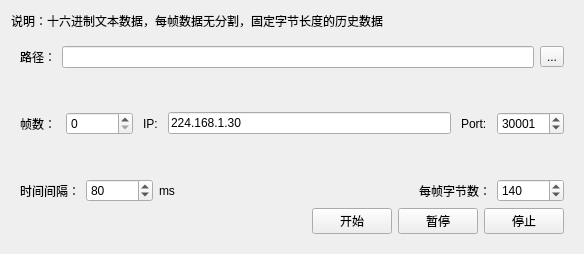
<?xml version="1.0" encoding="UTF-8"?>
<ui version="4.0">
 <class>DataSend2Widget</class>
 <widget class="QWidget" name="DataSend2Widget">
  <property name="geometry">
   <rect>
    <x>0</x>
    <y>0</y>
    <width>584</width>
    <height>254</height>
   </rect>
  </property>
  <property name="windowTitle">
   <string>Form</string>
  </property>
  <layout class="QGridLayout" name="gridLayout">
   <item row="0" column="0">
    <widget class="QLabel" name="label_8">
     <property name="maximumSize">
      <size>
       <width>16777215</width>
       <height>20</height>
      </size>
     </property>
     <property name="text">
      <string>说明：十六进制文本数据，每帧数据无分割，固定字节长度的历史数据</string>
     </property>
    </widget>
   </item>
   <item row="1" column="0">
    <widget class="QWidget" name="widget_4" native="true">
     <layout class="QGridLayout" name="gridLayout_2">
      <item row="3" column="0">
       <layout class="QHBoxLayout" name="horizontalLayout_2">
        <item>
         <widget class="QLabel" name="frameLabel_5">
          <property name="minimumSize">
           <size>
            <width>0</width>
            <height>0</height>
           </size>
          </property>
          <property name="text">
           <string>时间间隔：</string>
          </property>
         </widget>
        </item>
        <item>
         <widget class="QSpinBox" name="intervalSpinBox">
          <property name="minimum">
           <number>1</number>
          </property>
          <property name="maximum">
           <number>999999999</number>
          </property>
          <property name="value">
           <number>80</number>
          </property>
         </widget>
        </item>
        <item>
         <widget class="QLabel" name="frameLabel_6">
          <property name="minimumSize">
           <size>
            <width>0</width>
            <height>0</height>
           </size>
          </property>
          <property name="text">
           <string>ms</string>
          </property>
         </widget>
        </item>
        <item>
         <spacer name="horizontalSpacer_4">
          <property name="orientation">
           <enum>Qt::Horizontal</enum>
          </property>
          <property name="sizeHint" stdset="0">
           <size>
            <width>40</width>
            <height>20</height>
           </size>
          </property>
         </spacer>
        </item>
        <item>
         <widget class="QLabel" name="label_4">
          <property name="text">
           <string>每帧字节数：</string>
          </property>
         </widget>
        </item>
        <item>
         <widget class="QSpinBox" name="byteCountSpinBox">
          <property name="maximum">
           <number>999999999</number>
          </property>
          <property name="value">
           <number>140</number>
          </property>
         </widget>
        </item>
       </layout>
      </item>
      <item row="4" column="0">
       <layout class="QHBoxLayout" name="horizontalLayout">
        <item>
         <spacer name="horizontalSpacer">
          <property name="orientation">
           <enum>Qt::Horizontal</enum>
          </property>
          <property name="sizeHint" stdset="0">
           <size>
            <width>40</width>
            <height>20</height>
           </size>
          </property>
         </spacer>
        </item>
        <item>
         <widget class="QPushButton" name="beginPushButton">
          <property name="text">
           <string>开始</string>
          </property>
          <property name="checkable">
           <bool>true</bool>
          </property>
          <property name="autoExclusive">
           <bool>true</bool>
          </property>
          <property name="autoDefault">
           <bool>false</bool>
          </property>
          <property name="default">
           <bool>false</bool>
          </property>
         </widget>
        </item>
        <item>
         <widget class="QPushButton" name="pausePushButton">
          <property name="text">
           <string>暂停</string>
          </property>
          <property name="checkable">
           <bool>true</bool>
          </property>
          <property name="autoExclusive">
           <bool>true</bool>
          </property>
         </widget>
        </item>
        <item>
         <widget class="QPushButton" name="stopPushButton">
          <property name="text">
           <string>停止</string>
          </property>
          <property name="checkable">
           <bool>true</bool>
          </property>
          <property name="autoExclusive">
           <bool>true</bool>
          </property>
         </widget>
        </item>
       </layout>
      </item>
      <item row="1" column="0">
       <layout class="QHBoxLayout" name="horizontalLayout_3">
        <item>
         <widget class="QLabel" name="dirLabel">
          <property name="text">
           <string>路径：</string>
          </property>
         </widget>
        </item>
        <item>
         <widget class="QLineEdit" name="dirLineEdit"/>
        </item>
        <item>
         <widget class="QToolButton" name="dirToolButton">
          <property name="text">
           <string>...</string>
          </property>
         </widget>
        </item>
       </layout>
      </item>
      <item row="2" column="0">
       <widget class="QWidget" name="w" native="true">
        <layout class="QGridLayout" name="gridLayout_7">
         <property name="leftMargin">
          <number>0</number>
         </property>
         <property name="topMargin">
          <number>0</number>
         </property>
         <property name="rightMargin">
          <number>0</number>
         </property>
         <property name="bottomMargin">
          <number>0</number>
         </property>
         <property name="horizontalSpacing">
          <number>10</number>
         </property>
         <item row="0" column="2">
          <widget class="QLabel" name="label_2">
           <property name="text">
            <string>IP:</string>
           </property>
          </widget>
         </item>
         <item row="0" column="0">
          <widget class="QLabel" name="label">
           <property name="text">
            <string>帧数：</string>
           </property>
          </widget>
         </item>
         <item row="0" column="1">
          <widget class="QSpinBox" name="frameSpinBox">
           <property name="maximum">
            <number>999999999</number>
           </property>
          </widget>
         </item>
         <item row="0" column="3">
          <widget class="QLineEdit" name="ipLineEdit">
           <property name="minimumSize">
            <size>
             <width>100</width>
             <height>0</height>
            </size>
           </property>
           <property name="text">
            <string>224.168.1.30</string>
           </property>
          </widget>
         </item>
         <item row="0" column="4">
          <widget class="QLabel" name="label_3">
           <property name="text">
            <string>Port:</string>
           </property>
          </widget>
         </item>
         <item row="0" column="5">
          <widget class="QSpinBox" name="portSpinBox">
           <property name="maximum">
            <number>999999999</number>
           </property>
           <property name="value">
            <number>30001</number>
           </property>
          </widget>
         </item>
        </layout>
       </widget>
      </item>
     </layout>
    </widget>
   </item>
  </layout>
 </widget>
 <resources/>
 <connections/>
</ui>
